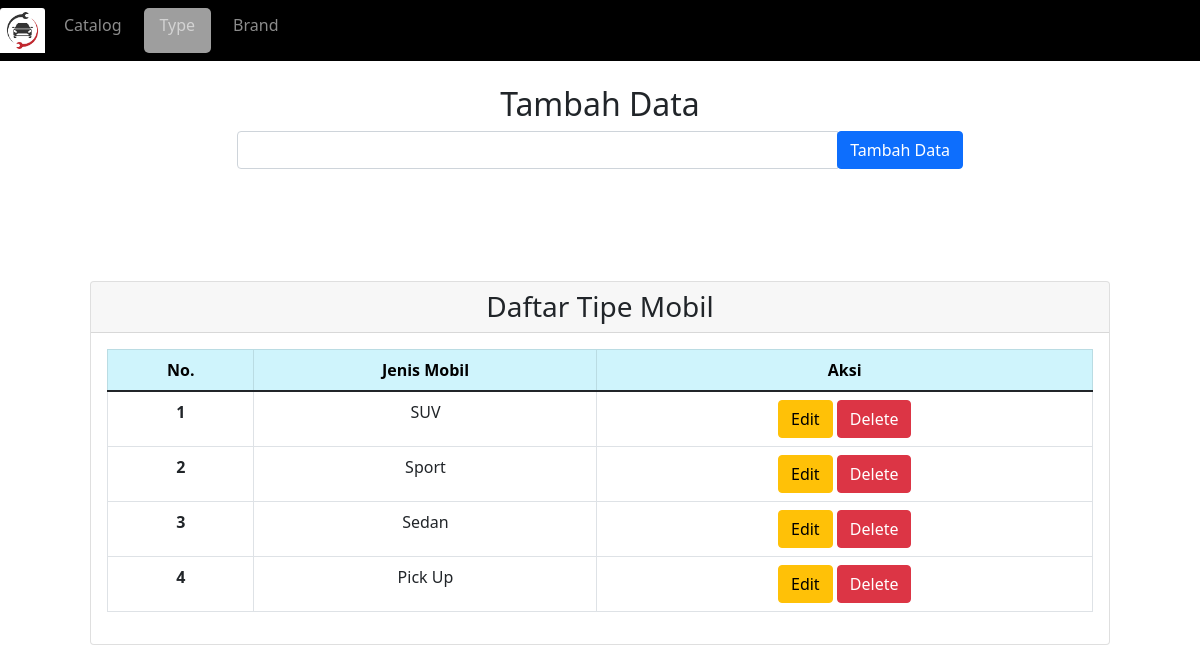
/pido_garage/type.php, run on the app's committed database.
### tables this page shows
CREATE TABLE `jenis` (
  `id_jenis` int(11) NOT NULL,
  `nama_jenis` varchar(255) DEFAULT NULL
);

### pido_garage/config/db.php (called while the page is built)
<?php
$DB_HOST = "localhost";
$DB_USERNAME = "root";
$DB_PASSWORD = "";
$DB_NAME = "db_mobil";

### pido_garage/classes/DB.php (called while the page is built, shortened)
<?php
class DB
{
    private $hostname;
    private $username;
    private $password;
    private $dbname;
    private $conn;
    private $result;
    function __construct($hostname, $username, $password, $dbname)
    {
        $this->hostname = $hostname;
        $this->username = $username;
        $this->password = $password;
        $this->dbname = $dbname;
    }
    function open()
    {
        $this->conn = mysqli_connect($this->hostname, $this->username, $this->password, $this->dbname);
    }
    function execute($query)
    {
        $this->result = mysqli_query($this->conn, $query);
    }
    function getResult()
    {
        return mysqli_fetch_array($this->result);
    }
}

### pido_garage/classes/Jenis.php (called while the page is built, shortened)
<?php
class Jenis extends DB
{
    function getJenis()
    {
        $query = "SELECT * FROM jenis";
        return $this->execute($query);
    }
}

### pido_garage/type.php (the view, shortened to what this page needs)
<?php
include('config/db.php');
include('classes/DB.php');
include('classes/Jenis.php');
$listJenis = new Jenis($DB_HOST, $DB_USERNAME, $DB_PASSWORD, $DB_NAME);
$listJenis->open();
$modif = null;
if (isset($_GET['id'])) {
    $id = $_GET['id'];
    $listJenis->getJenisById($id);
    $jenis = $listJenis->getResult();
    $modif .= '
    <div class="container mt-4" style="width: 750px">
    <center>
        <h2>Edit Data</h2>
    <center>
    <form action="" method="POST" id="form-edit" enctype="multipart/form-data">
      <div class="input-group">
        <input type="hidden" name="id" values="'.$id.'">
        <input type="text" name="jenis" class="form-control" size="10px" value="'.$jenis['nama_jenis'].'">
        <div class="input-group-append">
          <button type="submit" class="btn btn-primary" name="btn-update">
            Edit
          </button>
        </div>
      </div>
    </form>
  </div>';
}else{
    $modif .= '
    <div class="container mt-4" style="width: 750px">
    <center>
        <h2>Tambah Data</h2>
    <center>
    <form action="#" method="POST">
      <div class="input-group">
        <input type="text" name="jenis" class="form-control" size="10px" />
        <div class="input-group-append">
          <button type="submit" class="btn btn-primary" name="btn-add">
            Tambah Data
          </button>
        </div>
      </div>
    </form>
  </div>';
}
$header = '
<tr>
    <th scope="row">No.</th>
    <th scope="row">Jenis Mobil</th>
    <th scope="row">Aksi</th>
</tr>';
$data = null;
$no =1;
$listJenis->getJenis();
while ($row = $listJenis->getresult()) {
    $data.='<tr>
    <th scope="row">'.$no.'</th>
    <td>'.$row['nama_jenis'].'</td>
    <td>
        <a href="type.php?id='.$row['id_jenis'].'" class="btn btn-warning">Edit</a>
        <a href="type.php?delete='.$row['id_jenis'].'" class="btn btn-danger" id="btn-delete">Delete</a>
    </td>';
    $no++;
}

### data on the page
jenis: nama_jenis "SUV"
jenis: nama_jenis "Sport"
jenis: nama_jenis "Sedan"
jenis: nama_jenis "Pick Up"

### other printed values
$this->content "Catalog Type Brand Daftar Tipe Mobil"
